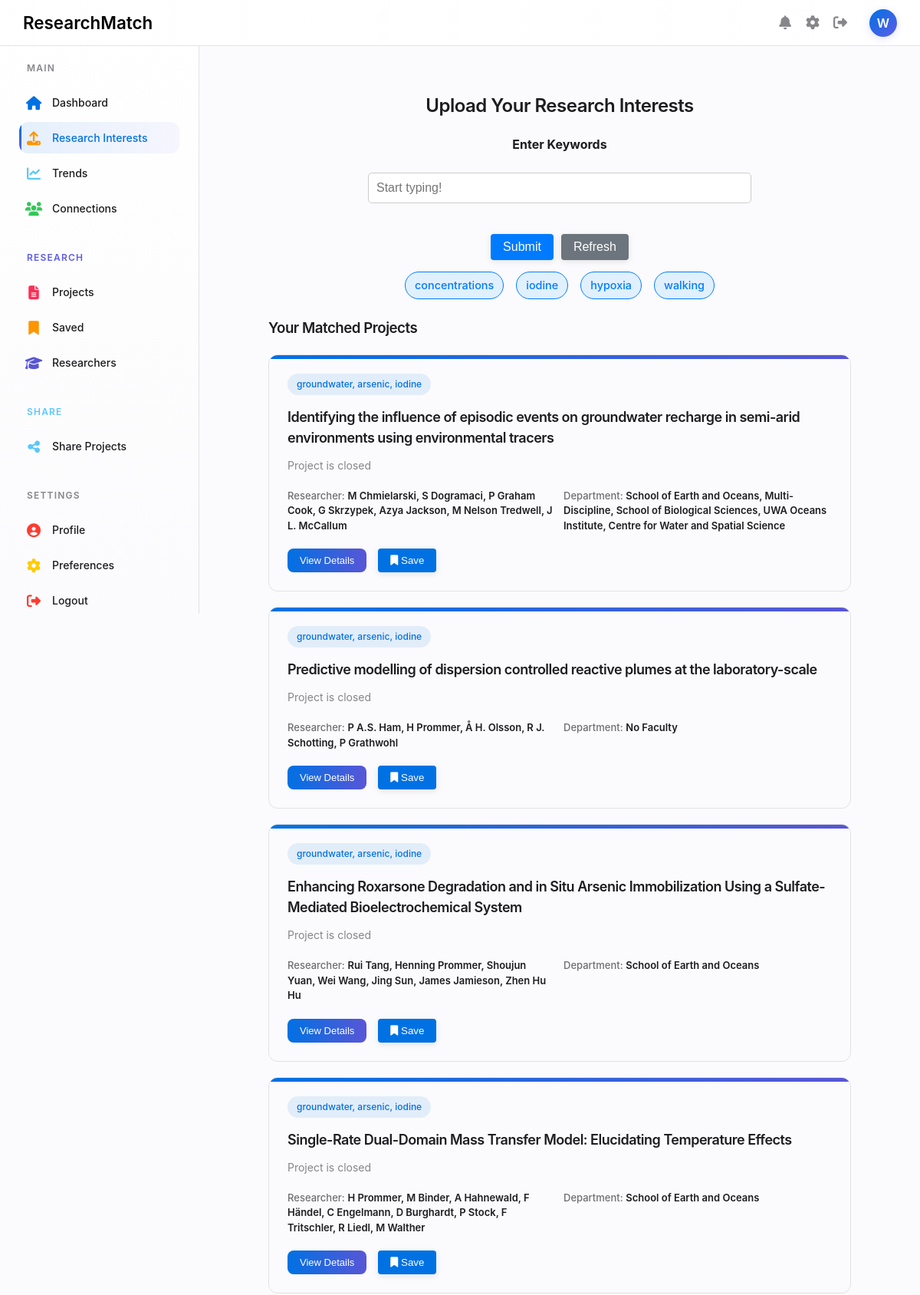
/upload (signed in, upper part), run on the app's committed database.
### database/schema.py (models this page shows)
class Interest(db.Model):
    id = db.Column(db.Integer, primary_key=True)
    interest_name = db.Column(db.String(100), nullable=False)

class Project(db.Model):
    id = db.Column(db.Integer, primary_key=True)
    title = db.Column(db.String(100), nullable=False)
    link = db.Column(db.String(100), nullable=False)
    is_open = db.Column(db.Boolean, nullable=False)
    summary = db.Column(db.Text, nullable=False)
    close_date = db.Column(db.Date, nullable=True)
    research_areas = db.relationship('ResearchArea', secondary=project_research_area, backref='projects')
    interests = db.relationship('Interest', secondary=project_interest, backref='projects')
    researchers = db.relationship('Researcher', secondary=project_researcher, back_populates='researcher_projects')

class Researcher(db.Model):
    id = db.Column(db.Integer, primary_key=True)
    first_name = db.Column(db.String(100), nullable=False)
    last_name = db.Column(db.String(100), nullable=False)
    email = db.Column(db.String(100), nullable=True)
    researcher_projects = db.relationship('Project', secondary=project_researcher, back_populates='researchers')

class ResearchArea(db.Model):
    __tablename__ = "research_area"
    id = db.Column(db.Integer, primary_key=True)
    area = db.Column(db.String(100), nullable=False)

### app.py (the view, shortened to what this page needs)
@app.route('/upload', methods=['GET', 'POST'])
@token_required
def upload():
    user = db.session.query(User).get(session['user_id'])
    error = None
    user_interests = user.interests if user.interests else []
    project_matches = []
    if user_interests:
        interest_ids = [interest.id for interest in user_interests]
        project_matches = db.session.query(Project).join(Project.interests).filter(Interest.id.in_(interest_ids)).distinct().all()
    return render_template('upload.html',
                          project_matches=project_matches,
                          user_interests=user_interests,
                          username=session['username'],
                          is_authenticated_page=True,
                          user_name=session.get('username'))

### app.py (called while the page is built)
def token_required(func):
    @wraps(func)
    def decorated(*args, **kwargs):
        token = request.cookies.get('jwt_token', None)
        if not token:
            return back_to_login()
        try:
            data = jwt.decode(token, current_app.config['SECRET_KEY'], algorithms=["HS256"])
            request.user = data  # optionally attach user info to request
        except jwt.ExpiredSignatureError:
            return back_to_login()
        except jwt.InvalidTokenError:
            return back_to_login()
        return func(*args, **kwargs)
    return decorated

### templates/upload.html (shortened to what this page needs)
{% extends 'base.html' %}
{% block content %}
<div class="content-container">
    <h2 style="text-align: center;"> Upload Your Research Interests</h2>
    <form action="/upload" method="POST" class="interest-form">
        <label for="keywords">Enter Keywords</label>
        <div class="autocomplete-wrapper">
            <input type="text" id="keywords" name="keywords" placeholder="Start typing!" autocomplete="off">
        </div>
        <div class="button-group">
            <button type="submit" class="btn btn-primary" name="action" value="submit">Submit</button>
            <button type="submit" class="btn btn-secondary" name="action" value="refresh">Refresh</button>
        </div>
        {% if user_interests %}
            <div class="interest-tags-inline">
                {% for interest in user_interests %}
                    <span class="interest-tag">{{ interest.interest_name }}</span>
                {% endfor %}
            </div>
        {% else %}
            <blockquote>Tip: Start by adding some interests!</blockquote>
        {% endif %}
    </form>
    <h3>Your Matched Projects</h3>
    {% for project in project_matches[0:15] %}
        <div class="matches-grid">
            <div class="match-card ai-match">
                <div class="match-header">
                    <div class="match-category">{% for interest in project.interests%}{{interest.interest_name}}{% if not loop.last %}, {% endif %}{% endfor %}</div>
                </div>
                <h3 class="match-title">{{project.title}}</h3>
                <p class="match-description">{% if project.is_open %}{{project.summary}}{% else %} Project is closed {% endif %}</p>
                <div class="match-meta">
                    <div class="researcher">
                        <span class="meta-label">Researcher:</span>
                        <span class="meta-value">{% for researcher in project.researchers%}{{researcher.first_name}} {{researcher.last_name}}{% if not loop.last %}, {% endif %}{% endfor %}</span>
                    </div>
                    <div class="department">
                        <span class="meta-label">Department:</span>
                        <span class="meta-value">
                            {% if project.research_areas %}
                                {% for research in project.research_areas %}
                                    {{ research.area }}{% if not loop.last %}, {% endif %}
                                {% endfor %}
                            {% else %}
                                No Faculty
                            {% endif %}
                        </span>
                    </div>
                </div>
                <div class="match-footer">
                    <button class="match-action primary">View Details</button>
                    <button class="btn secondary save-project" data-project-id="{{ project.id }}">
                        <i class="fas fa-bookmark"></i> {{ 'Saved' if project in saved_user_projects else 'Save' }}
                    </button>
                </div>
            </div>
    {% endfor %}
</div>
{% endblock %}

### static/css/style.css (style rules this page uses)
:root { --primary-color: #0071E3; --primary-dark: #005BBB; --primary-light: #E1F0FF; --accent-purple: #5E5CE6; --accent-pink: #FF2D55; --accent-orange: #FF9500; --accent-teal: #5AC8FA; --accent-green: #34C759; --accent-red: #FF3B30; --accent-yellow: #FFCC00; --accent-indigo: #5856D6; --text-primary: #1D1D1F; --text-secondary: #86868B; --text-tertiary: #6E6E73; --border-light: rgba(0, 0, 0, 0.1); --background-light: #FBFBFD; --background-medium: #F5F5F7; --card-background: #FFFFFF; --shadow-sm: 0 2px 8px rgba(0, 0, 0, 0.05); --shadow-md: 0 5px 20px rgba(0, 0, 0, 0.08); --shadow-lg: 0 10px 30px rgba(0, 0, 0, 0.1); --transition: all 0.25s ease; --radius-sm: 8px; --radius-md: 12px; --radius-lg: 20px; --header-height: 60px; --sidebar-width: 260px; --sidebar-collapsed-width: 80px; }
body { margin: 0; font-family: -apple-system, BlinkMacSystemFont, "Segoe UI", Roboto, Helvetica, Arial, sans-serif; background-color: var(--background-light); color: var(--text-primary); line-height: 1.5; min-height: 100vh; display: flex; flex-direction: column; scroll-behavior: smooth; }
button { cursor: pointer; }
* { margin: 0; padding: 0; box-sizing: border-box; }
h1, h2, h3 { font-weight: 600; letter-spacing: -0.5px; margin-bottom: 20px; color: var(--text-primary); }
.btn { border-radius: 24px; font-weight: 600; padding: 10px 24px; background-color: #0071e3; color: white; border: none; transition: background-color 0.3s ease, transform 0.2s ease; cursor: pointer; box-shadow: 0 2px 8px rgba(0, 0, 0, 0.1); margin-bottom: 0; }
input[type="text"], input[type="file"], input[type="password"] { width: 100%; padding: 12px; border-radius: 8px; border: 1px solid #ccc; margin-top: 10px; margin-bottom: 20px; font-size: 1rem; transition: border-color 0.3s ease, box-shadow 0.3s ease; }
a, .btn, .card, .input, .nav-link { transition: all 0.3s ease; }
.matches-grid { display: grid; grid-template-columns: 1fr; gap: 20px; }
.match-card { border: 1px solid var(--border-light); border-radius: var(--radius-md); padding: 24px; transition: var(--transition); position: relative; overflow: hidden; }
.match-card::after { content: ""; position: absolute; top: 0; left: 0; right: 0; height: 5px; transition: var(--transition); }
.ai-match::after { background: linear-gradient(to right, var(--primary-color), var(--accent-indigo)); }
.match-header { display: flex; justify-content: space-between; align-items: center; margin-bottom: 15px; }
.match-category { padding: 5px 12px; border-radius: 30px; font-size: 12px; font-weight: 500; }
.ai-match .match-category { background-color: rgba(0, 113, 227, 0.1); color: var(--primary-color); }
.match-title { font-size: 18px; font-weight: 600; color: var(--text-primary); margin: 0 0 12px 0; }
.match-description { font-size: 14px; color: var(--text-secondary); margin: 0 0 20px 0; line-height: 1.5; }
.match-meta { display: grid; grid-template-columns: 1fr 1fr; gap: 10px; margin-bottom: 20px; font-size: 13px; }
.meta-label { color: var(--text-tertiary); font-weight: 500; }
.meta-value { color: var(--text-primary); font-weight: 600; }
.match-footer { display: flex; justify-content: flex-start; gap: 15px; }
.match-action { padding: 8px 16px; border-radius: var(--radius-sm); font-size: 13px; font-weight: 500; cursor: pointer; transition: var(--transition); border: none; }
.match-action.primary { background: linear-gradient(90deg, var(--primary-color), var(--accent-indigo)); color: white; }
.interest-tag { display: flex; align-items: center; padding: 6px 12px; border-radius: 30px; font-size: 14px; font-weight: 500; }
.autocomplete-wrapper { position: relative; width: 100%; }
form { flex: 1 1 100%; max-width: 500px; display: flex; flex-direction: column; gap: 20px; margin: 0 auto; }
form label { font-weight: bold; margin-bottom: 5px; text-align: left; }
form input[type="text"], form input[type="email"], form input[type="password"] { padding: 10px; font-size: 1rem; border: 1px solid #ccc; border-radius: 5px; }
form button { padding: 12px; font-size: 1rem; background-color: #0077cc; color: white; border: none; border-radius: 5px; cursor: pointer; }
.interest-tag { display: inline-block; background-color: #e0f0ff; color: #007bff; padding: 6px 12px; margin: 4px; border-radius: 20px; font-size: 0.9rem; font-weight: 500; border: 1px solid #007bff; transition: background-color 0.3s; }

### data on the page
Interest: interest_name "concentrations"
Interest: interest_name "iodine"
Interest: interest_name "hypoxia"
Interest: interest_name "walking"
Project: title "Identifying the influence of episodic events on groundwater recharge in semi-arid environments using environmental tracers", is_open "Project is closed", value "Save"
Interest: interest_name "groundwater"
Interest: interest_name "arsenic"
Researcher: first_name "M", last_name "Chmielarski"
Researcher: first_name "S", last_name "Dogramaci"
Researcher: first_name "P", last_name "Graham Cook"
Researcher: first_name "G", last_name "Skrzypek"
Researcher: first_name "Azya", last_name "Jackson"
Researcher: first_name "M", last_name "Nelson Tredwell"
Researcher: first_name "J", last_name "L. McCallum"
ResearchArea: area "School of Earth and Oceans"
ResearchArea: area "Multi-Discipline"
ResearchArea: area "School of Biological Sciences"
ResearchArea: area "UWA Oceans Institute"
ResearchArea: area "Centre for Water and Spatial Science"
Project: title "Predictive modelling of dispersion controlled reactive plumes at the laboratory-scale", is_open "Project is closed", shows "No Faculty", value "Save"
Researcher: first_name "P", last_name "A.S. Ham"
Researcher: first_name "H", last_name "Prommer"
Researcher: first_name "Å", last_name "H. Olsson"
Researcher: first_name "R", last_name "J. Schotting"
Researcher: first_name "P", last_name "Grathwohl"
Project: title "Enhancing Roxarsone Degradation and in Situ Arsenic Immobilization Using a Sulfate-Mediated Bioelectrochemical System", is_open "Project is closed", value "Save"
Researcher: first_name "Rui", last_name "Tang"
Researcher: first_name "Henning", last_name "Prommer"
Researcher: first_name "Shoujun", last_name "Yuan"
Researcher: first_name "Wei", last_name "Wang"
Researcher: first_name "Jing", last_name "Sun"
Researcher: first_name "James", last_name "Jamieson"
Researcher: first_name "Zhen", last_name "Hu Hu"
Project: title "Single-Rate Dual-Domain Mass Transfer Model: Elucidating Temperature Effects", is_open "Project is closed", value "Save"
Researcher: first_name "M", last_name "Binder"
Researcher: first_name "A", last_name "Hahnewald"
Researcher: first_name "F", last_name "Händel"
Researcher: first_name "C", last_name "Engelmann"
Researcher: first_name "D", last_name "Burghardt"
Researcher: first_name "P", last_name "Stock"
Researcher: first_name "F", last_name "Tritschler"
Researcher: first_name "R", last_name "Liedl"
Researcher: first_name "M", last_name "Walther"

### other printed values
{{ user_name[0].upper() if user_name else 'U' }} "W"
